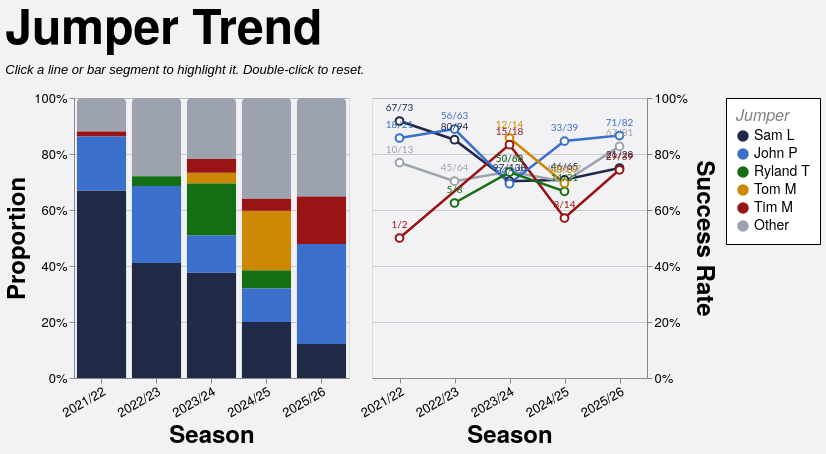

Vega-Lite specification stored for this chart:
### Vega-Lite specification from a JSON file in a GitHub repository (floating-point values rounded to 4 significant figures; data arrays with more than 128 entries replaced by an {"elided": "..."} marker saying what was removed)
{"config": {"axis": {"labelFont": "PT Sans Narrow, Helvetica Neue, Helvetica, Arial, sans-serif", "titleFont": "PT Sans Narrow, Helvetica Neue, Helvetica, Arial, sans-serif", "labelFontSize": 13, "titleFontSize": 24, "gridColor": "#202947", "gridOpacity": 0.2, "zindex": 1}, "text": {"font": "Lato, sans-serif"}, "bar": {"cornerRadiusEnd": 5}, "header": {"labelFont": "PT Sans Narrow, Helvetica Neue, Helvetica, Arial, sans-serif", "titleFont": "PT Sans Narrow, Helvetica Neue, Helvetica, Arial, sans-serif", "labelFontSize": 24, "titleFontSize": 28, "labelFontWeight": "bold", "orient": "left"}, "legend": {"labelFont": "PT Sans Narrow, Helvetica Neue, Helvetica, Arial, sans-serif", "titleFont": "PT Sans Narrow, Helvetica Neue, Helvetica, Arial, sans-serif", "labelFontSize": 14, "titleFontSize": 16, "titlePadding": 5, "fillColor": "white", "strokeColor": "black", "padding": 10, "titleFontWeight": "lighter", "titleFontStyle": "italic", "titleColor": "gray", "offset": 10}, "title": {"font": "PT Sans Narrow, Helvetica Neue, Helvetica, Arial, sans-serif", "fontSize": 48, "fontWeight": "bold", "anchor": "start", "align": "center", "titlePadding": 20, "subtitlePadding": 10, "subtitleFontSize": 13, "subtitleColor": "", "subtitleFontStyle": "italic", "offset": 15, "color": "black"}, "axisX": {"labelAngle": 0}, "facet": {"title": null, "header": null, "align": {"row": "each", "column": "each"}}, "resolve": {"scale": {"y": "independent", "facet": "independent"}}, "background": "#f2f1f4", "scale": {"offsetBandPaddingOuter": 0.2, "offsetBandPaddingInner": 0.1}}, "hconcat": [{"mark": {"type": "bar", "opacity": 0.85}, "encoding": {"color": {"field": "jumper_tier", "scale": {"domain": ["Sam L", "John P", "Ryland T", "Tom M", "Tim M", "Other"], "range": ["#202946", "#3a6fcc", "#146f14", "#cc8800", "#991515", "#9ca3af"]}, "title": "Jumper", "type": "nominal"}, "opacity": {"condition": {"param": "param_12", "value": 1.0, "empty": true}, "value": 0.2}, "order": {"field": "tier_sort_order", "sort": "ascending", "type": "quantitative"}, "tooltip": [{"field": "season", "title": "Season", "type": "nominal"}, {"field": "jumper_tier_name", "title": "Jumper", "type": "nominal"}, {"field": "attempts", "format": ",.0f", "title": "Attempts", "type": "quantitative"}, {"field": "won", "format": ",.0f", "title": "Won", "type": "quantitative"}, {"field": "success_rate", "format": ".1%", "title": "Success Rate", "type": "quantitative"}], "x": {"axis": {"labelAngle": -30}, "field": "season", "sort": ["2021/22", "2022/23", "2023/24", "2024/25", "2025/26"], "title": "Season", "type": "nominal"}, "y": {"axis": {"format": "%", "orient": "left"}, "field": "attempts", "stack": "normalize", "title": "Proportion", "type": "quantitative"}}, "height": 280, "name": "view_10", "transform": [{"filter": "(loSquad == 'All' || datum.squad == loSquad) && (loGameType == 'All' || (loGameType == 'League + Cup' && (datum.game_type == 'League' || datum.game_type == 'Cup')) || (loGameType == 'League only' && datum.game_type == 'League') || datum.game_type == loGameType) && (loThrower == 'All' || datum.thrower == loThrower) && (loArea == 'All' || datum.area == loArea) && (loNumbers == 'All' || datum.numbers == loNumbers)"}, {"aggregate": [{"op": "count", "as": "attempts"}, {"op": "sum", "field": "won", "as": "won"}], "groupby": ["season", "jumper_tier", "jumper_tier_name"]}, {"joinaggregate": [{"op": "sum", "field": "attempts", "as": "season_attempts"}], "groupby": ["season"]}, {"calculate": "datum.attempts / datum.season_attempts", "as": "norm_count"}, {"calculate": "datum.won / datum.attempts", "as": "success_rate"}, {"calculate": "datum.won + '/' + datum.attempts", "as": "won_attempts_label"}, {"calculate": "datum.jumper_tier == 'Sam L' ? 0 : datum.jumper_tier == 'John P' ? 1 : datum.jumper_tier == 'Ryland T' ? 2 : datum.jumper_tier == 'Tom M' ? 3 : datum.jumper_tier == 'Tim M' ? 4 : 999", "as": "tier_sort_order"}], "width": {"step": 55}}, {"layer": [{"mark": {"type": "line", "point": {"fill": "white", "filled": false, "size": 60}, "strokeWidth": 2.5}, "encoding": {"color": {"field": "jumper_tier", "scale": {"domain": ["Sam L", "John P", "Ryland T", "Tom M", "Tim M", "Other"], "range": ["#202946", "#3a6fcc", "#146f14", "#cc8800", "#991515", "#9ca3af"]}, "title": "Jumper", "type": "nominal"}, "detail": {"field": "jumper_tier", "type": "nominal"}, "opacity": {"condition": {"param": "param_12", "value": 1.0, "empty": true}, "value": 0.2}, "tooltip": [{"field": "season", "title": "Season", "type": "nominal"}, {"field": "jumper_tier_name", "title": "Jumper", "type": "nominal"}, {"field": "attempts", "format": ",.0f", "title": "Attempts", "type": "quantitative"}, {"field": "won", "format": ",.0f", "title": "Won", "type": "quantitative"}, {"field": "success_rate", "format": ".1%", "title": "Success Rate", "type": "quantitative"}], "x": {"axis": {"labelAngle": -30}, "field": "season", "sort": ["2021/22", "2022/23", "2023/24", "2024/25", "2025/26"], "title": "Season", "type": "nominal"}, "y": {"axis": {"format": "%", "orient": "right"}, "field": "success_rate", "scale": {"domainMax": 1, "nice": true}, "title": "Success Rate", "type": "quantitative"}}, "name": "view_9", "transform": [{"filter": "(loSquad == 'All' || datum.squad == loSquad) && (loGameType == 'All' || (loGameType == 'League + Cup' && (datum.game_type == 'League' || datum.game_type == 'Cup')) || (loGameType == 'League only' && datum.game_type == 'League') || datum.game_type == loGameType) && (loThrower == 'All' || datum.thrower == loThrower) && (loArea == 'All' || datum.area == loArea) && (loNumbers == 'All' || datum.numbers == loNumbers)"}, {"aggregate": [{"op": "count", "as": "attempts"}, {"op": "sum", "field": "won", "as": "won"}], "groupby": ["season", "jumper_tier", "jumper_tier_name"]}, {"joinaggregate": [{"op": "sum", "field": "attempts", "as": "season_attempts"}], "groupby": ["season"]}, {"calculate": "datum.attempts / datum.season_attempts", "as": "norm_count"}, {"calculate": "datum.won / datum.attempts", "as": "success_rate"}, {"calculate": "datum.won + '/' + datum.attempts", "as": "won_attempts_label"}, {"calculate": "datum.jumper_tier == 'Sam L' ? 0 : datum.jumper_tier == 'John P' ? 1 : datum.jumper_tier == 'Ryland T' ? 2 : datum.jumper_tier == 'Tom M' ? 3 : datum.jumper_tier == 'Tim M' ? 4 : 999", "as": "tier_sort_order"}]}, {"mark": {"type": "text", "align": "center", "baseline": "bottom", "dy": -8, "fontSize": 10}, "encoding": {"color": {"field": "jumper_tier", "scale": {"domain": ["Sam L", "John P", "Ryland T", "Tom M", "Tim M", "Other"], "range": ["#202946", "#3a6fcc", "#146f14", "#cc8800", "#991515", "#9ca3af"]}, "title": "Jumper", "type": "nominal"}, "detail": {"field": "jumper_tier", "type": "nominal"}, "opacity": {"condition": {"param": "param_12", "value": 1.0, "empty": true}, "value": 0.2}, "text": {"field": "won_attempts_label", "type": "nominal"}, "x": {"axis": {"labelAngle": -30}, "field": "season", "sort": ["2021/22", "2022/23", "2023/24", "2024/25", "2025/26"], "title": "Season", "type": "nominal"}, "y": {"axis": {"format": "%", "orient": "right"}, "field": "success_rate", "scale": {"domainMax": 1, "nice": true}, "title": "Success Rate", "type": "quantitative"}}, "transform": [{"filter": "(loSquad == 'All' || datum.squad == loSquad) && (loGameType == 'All' || (loGameType == 'League + Cup' && (datum.game_type == 'League' || datum.game_type == 'Cup')) || (loGameType == 'League only' && datum.game_type == 'League') || datum.game_type == loGameType) && (loThrower == 'All' || datum.thrower == loThrower) && (loArea == 'All' || datum.area == loArea) && (loNumbers == 'All' || datum.numbers == loNumbers)"}, {"aggregate": [{"op": "count", "as": "attempts"}, {"op": "sum", "field": "won", "as": "won"}], "groupby": ["season", "jumper_tier", "jumper_tier_name"]}, {"joinaggregate": [{"op": "sum", "field": "attempts", "as": "season_attempts"}], "groupby": ["season"]}, {"calculate": "datum.attempts / datum.season_attempts", "as": "norm_count"}, {"calculate": "datum.won / datum.attempts", "as": "success_rate"}, {"calculate": "datum.won + '/' + datum.attempts", "as": "won_attempts_label"}, {"calculate": "datum.jumper_tier == 'Sam L' ? 0 : datum.jumper_tier == 'John P' ? 1 : datum.jumper_tier == 'Ryland T' ? 2 : datum.jumper_tier == 'Tom M' ? 3 : datum.jumper_tier == 'Tim M' ? 4 : 999", "as": "tier_sort_order"}]}], "height": 280, "width": {"step": 55}}], "data": {"name": "data-908d54fa086a7c4c359128f290340b0a"}, "params": [{"name": "loSquad", "value": "All"}, {"name": "loSeason", "value": "All"}, {"name": "loGameType", "value": "All"}, {"name": "loThrower", "value": "All"}, {"name": "loJumper", "value": "All"}, {"name": "loArea", "value": "All"}, {"name": "loNumbers", "value": "All"}, {"name": "param_12", "select": {"type": "point", "clear": "dblclick", "fields": ["jumper_tier"], "on": "click"}, "views": ["view_10", "view_9"]}], "resolve": {"scale": {"color": "shared"}}, "spacing": 8, "title": {"text": "Jumper Trend", "subtitle": "Click a line or bar segment to highlight it. Double-click to reset."}, "$schema": "https://vega.github.io/schema/vega-lite/v5.20.1.json", "datasets": {"data-908d54fa086a7c4c359128f290340b0a": {"elided": "1260 records"}}}
